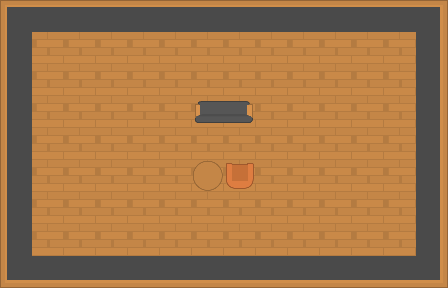

Below is a game level as drawn by its tile map, then a one-line description and the .tmx that defines it (tile-layer data replaced by summaries):
An orthogonal 14x9 tile map with 32x32 px tiles, 2 tile layers (background, objects).

<map version="1.0" orientation="orthogonal" renderorder="right-down" width="14" height="9" tilewidth="32" tileheight="32" nextobjectid="1">
 <tileset firstgid="1" name="spritesheet_tiles" tilewidth="32" tileheight="32" spacing="5" tilecount="540" columns="27">
  <image source="../images/spritesheet_tiles.png" width="994" height="735" />
 </tileset>
 <layer name="background" width="14" height="9">
  <data>[126 cells, 126 non-empty, 9 distinct tile ids]</data>
 </layer>
 <layer name="objects" width="14" height="9">
  <data>[126 cells, 4 non-empty, 4 distinct tile ids]</data>
 </layer>
</map>
